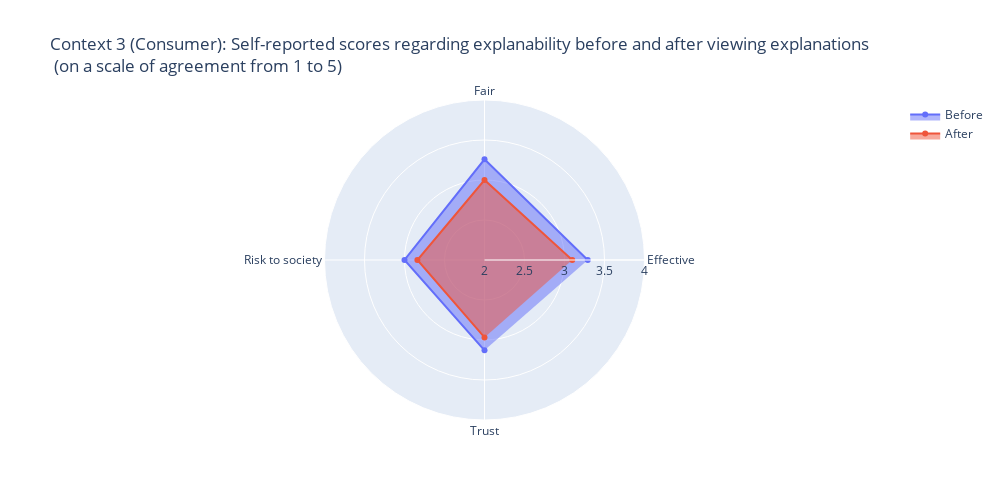

The cell this chart's notebook holds for it:
### Code cell
plot_2_radar_charts(mean_context3_before, mean_context3_after, "Before", "After", feature_names, [2,4], title = "Context 3 (Consumer): Self-reported scores regarding explanability before and after viewing explanations <br> (on a scale of agreement from 1 to 5)")

### Figure 1 — Plotly figure (JSON) as saved in the notebook; plotly's stock layout.template omitted (floating-point values rounded to 4 significant figures)
{"data": [{"fill": "toself", "name": "Before", "r": [3.29, 3.258, 3, 3.129], "theta": ["Effective", "Fair", "Risk to society", "Trust"], "type": "scatterpolar"}, {"fill": "toself", "name": "After", "r": [3.097, 3, 2.839, 2.968], "theta": ["Effective", "Fair", "Risk to society", "Trust"], "type": "scatterpolar"}], "layout": {"height": 500, "polar": {"radialaxis": {"range": [2, 4], "visible": true}}, "showlegend": true, "title": {"text": "Context 3 (Consumer): Self-reported scores regarding explanability before and after viewing explanations <br> (on a scale of agreement from 1 to 5)"}, "width": 1000}}
